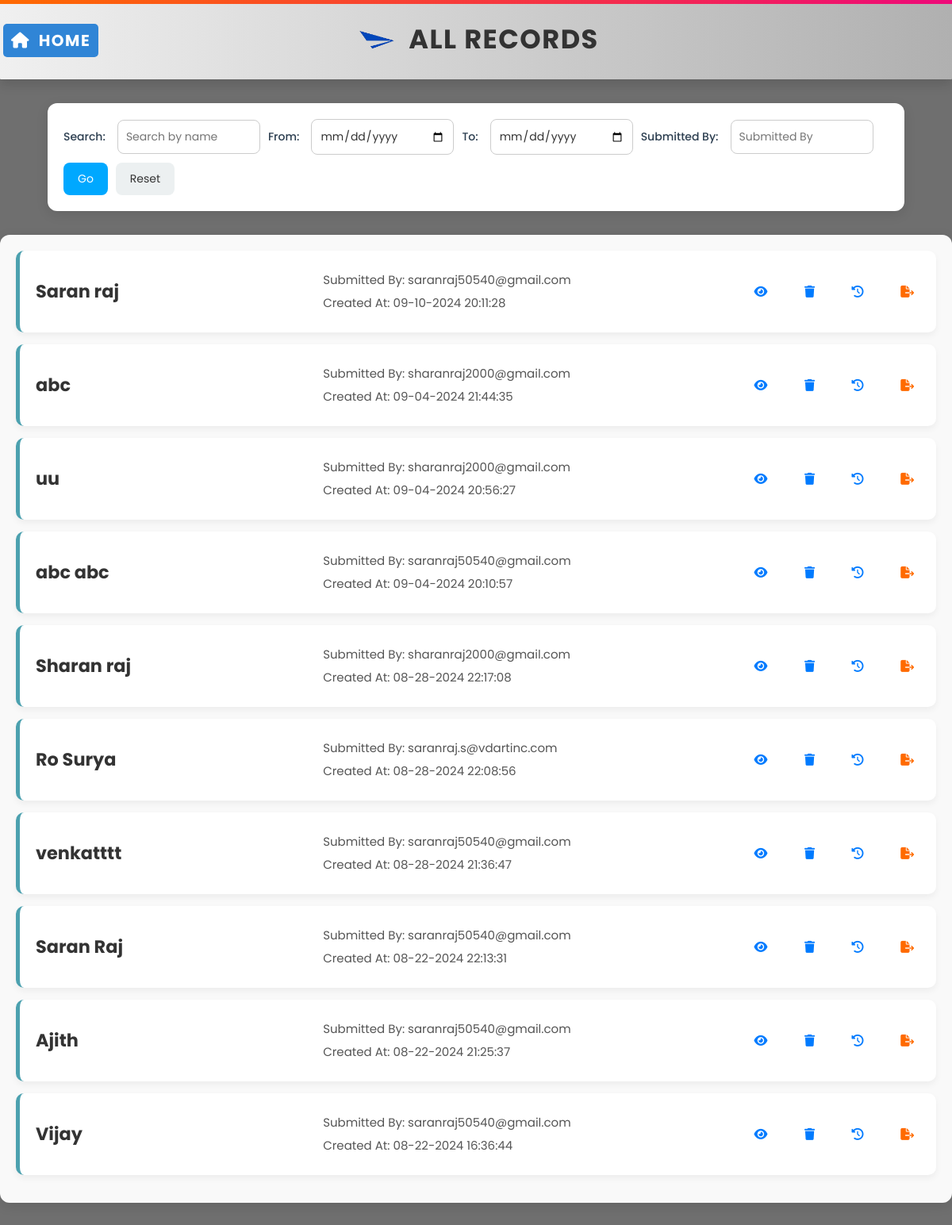
Page /testhistory.php (signed in) on the committed database.
### tables this page shows
CREATE TABLE `paperworkdetails` (
  `id` int(11) NOT NULL,
  `cfirstname` varchar(100) DEFAULT NULL,
  `clastname` varchar(100) DEFAULT NULL,
  `ceipalid` varchar(100) DEFAULT NULL,
  `clinkedinurl` varchar(255) DEFAULT NULL,
  `cdob` date DEFAULT NULL,
  `cmobilenumber` varchar(15) DEFAULT NULL,
  `cemail` varchar(255) DEFAULT NULL,
  `clocation` varchar(255) DEFAULT NULL,
  `chomeaddress` varchar(255) DEFAULT NULL,
  `cssn` varchar(4) DEFAULT NULL,
  `cwork_authorization_status` varchar(50) DEFAULT NULL,
  `cv_validate_status` varchar(50) DEFAULT NULL,
  `ccertifications` varchar(255) DEFAULT NULL,
  `coverall_experience` varchar(50) DEFAULT NULL,
  `crecent_job_title` varchar(100) DEFAULT NULL,
  `ccandidate_source` varchar(50) DEFAULT NULL,
  `cresume_attached` varchar(3) DEFAULT NULL,
  `cphoto_id_attached` varchar(3) DEFAULT NULL,
  `cwa_attached` varchar(3) DEFAULT NULL,
  `cany_other_specify` varchar(255) DEFAULT NULL,
  `employer_own_corporation` varchar(3) DEFAULT NULL,
  `employer_corporation_name` varchar(100) DEFAULT NULL,
  `fed_id_number` varchar(100) DEFAULT NULL,
  `contact_person_name` varchar(100) DEFAULT NULL,
  `contact_person_designation` varchar(100) DEFAULT NULL,
  `contact_person_address` varchar(255) DEFAULT NULL,
  `contact_person_phone_number` varchar(15) DEFAULT NULL,
  `contact_person_extension_number` varchar(15) DEFAULT NULL,
  `contact_person_email_id` varchar(255) DEFAULT NULL,
  `benchsale_recruiter_name` varchar(100) DEFAULT NULL,
  `benchsale_recruiter_phone_number` varchar(15) DEFAULT NULL,
  `benchsale_recruiter_extension_number` varchar(15) DEFAULT NULL,
  `benchsale_recruiter_email_id` varchar(255) DEFAULT NULL,
  `website_link` varchar(255) DEFAULT NULL,
  `employer_linkedin_url` varchar(255) DEFAULT NULL,
  `employer_type` varchar(100) DEFAULT NULL,
  `employer_corporation_name1` varchar(100) DEFAULT NULL,
  `fed_id_number1` varchar(100) DEFAULT NULL,
  `contact_person_name1` varchar(100) DEFAULT NULL,
  `contact_person_designation1` varchar(100) DEFAULT NULL,
  `contact_person_address1` varchar(100) DEFAULT NULL,
  `contact_person_phone_number1` varchar(100) DEFAULT NULL,
  `contact_person_extension_number1` varchar(100) DEFAULT NULL,
  `contact_person_email_id1` varchar(100) DEFAULT NULL,
  `collaboration_collaborate` varchar(3) DEFAULT NULL,
  `delivery_manager` varchar(100) DEFAULT NULL,
  `delivery_account_lead` varchar(100) DEFAULT NULL,
  `team_lead` varchar(100) DEFAULT NULL,
  `associate_team_lead` varchar(100) DEFAULT NULL,
  `business_unit` varchar(100) DEFAULT NULL,
  `client_account_lead` varchar(100) DEFAULT NULL,
  `associate_director_delivery` varchar(100) DEFAULT NULL,
  `delivery_manager1` varchar(100) DEFAULT NULL,
  `delivery_account_lead1` varchar(100) DEFAULT NULL,
  `team_lead1` varchar(100) DEFAULT NULL,
  `associate_team_lead1` varchar(100) DEFAULT NULL,
  `recruiter_name` varchar(100) DEFAULT NULL,
  `recruiter_employee_id` varchar(15) DEFAULT NULL,
  `pt_support` varchar(100) DEFAULT NULL,
  `pt_ownership` varchar(100) DEFAULT NULL,
  `coe_non_coe` varchar(10) DEFAULT NULL,
  `geo` varchar(100) DEFAULT NULL,
  `entity` varchar(100) DEFAULT NULL,
  `client` varchar(100) DEFAULT NULL,
  `client_manager` varchar(100) DEFAULT NULL,
  `client_manager_email_id` varchar(255) DEFAULT NULL,
  `end_client` varchar(100) DEFAULT NULL,
  `business_track` varchar(100) DEFAULT NULL,
  `industry` varchar(100) DEFAULT NULL,
  `experience_in_expertise_role` varchar(100) DEFAULT NULL,
  `job_code` varchar(100) DEFAULT NULL,
  `job_title` varchar(100) DEFAULT NULL,
  `primary_skill` varchar(100) DEFAULT NULL,
  `secondary_skill` varchar(100) DEFAULT NULL,
  `term` varchar(3) DEFAULT NULL,
  `duration` varchar(100) DEFAULT NULL,
  `project_location` varchar(100) DEFAULT NULL,
  `start_date` date DEFAULT NULL,
  `end_date` date DEFAULT NULL,
  `payrate` varchar(100) DEFAULT NULL,
  `clientrate` varchar(100) DEFAULT NULL,
  `margin` varchar(100) DEFAULT NULL,
  `vendor_fee` varchar(100) DEFAULT NULL,
  `margin_deviation_approval` varchar(3) DEFAULT NULL,
  `margin_deviation_reason` varchar(255) DEFAULT NULL,
  `ratecard_adherence` varchar(3) DEFAULT NULL,
  `ratecard_deviation_reason` varchar(255) DEFAULT NULL,
  `ratecard_deviation_approved` varchar(3) DEFAULT NULL,
  `payment_term` varchar(100) DEFAULT NULL,
  `payment_term_approval` varchar(3) DEFAULT NULL,
  `payment_term_deviation_reason` varchar(255) DEFAULT NULL,
  `type` varchar(100) DEFAULT NULL,
  `created_at` timestamp NOT NULL DEFAULT current_timestamp(),
  `submittedby` varchar(200) NOT NULL
);

### testhistory.php (the view, shortened to what this page needs)
<?php
require 'db.php';
$search = isset($_GET['search']) ? $_GET['search'] : '';
$startDate = isset($_GET['start_date']) ? $_GET['start_date'] : '';
$endDate = isset($_GET['end_date']) ? $_GET['end_date'] : '';
$submittedBy = isset($_GET['submitted_by']) ? $_GET['submitted_by'] : '';
$recordsPerPage = 10;
$page = isset($_GET['page']) ? (int)$_GET['page'] : 1;
$offset = ($page - 1) * $recordsPerPage;
?>
<!DOCTYPE html>
<html lang="en">
<head>
    <link rel="stylesheet" href="https://cdnjs.cloudflare.com/ajax/libs/font-awesome/6.0.0-beta3/css/all.min.css">
    <link rel="stylesheet" href="https://cdn.jsdelivr.net/npm/sweetalert2@11/dist/sweetalert2.min.css">
</head>
<body>
<h1 style="display: flex; align-items: center; justify-content: center; margin-bottom: 30px; padding: 20px; background: linear-gradient(90deg, #f0f0f0, #b0b0b0); color: #333333; border-radius: 1px; box-shadow: 0 6px 15px rgba(0, 0, 0, 0.15); font-size: 2.1em; letter-spacing: 1.5px; text-transform: uppercase; position: relative;">
    <a href="dashboard.php" class="back-button">
        <i class="fas fa-home"></i> Home
    </a>
    <div style="display: flex; align-items: center;">
        <img src="images1.png" alt="Image" style="width: 60px; height: auto; margin-right: 10px;">
        <span>All Records</span>
    </div>
</h1>
    <div class="form-container">
        <form id="filter-form" method="GET" action="">
            <label for="search">Search:</label>
            <input type="text" name="search" id="search" placeholder="Search by name" value="<?php echo htmlspecialchars($search); ?>">
            <label for="start_date">From:</label>
            <input type="date" name="start_date" id="start_date" value="<?php echo htmlspecialchars($startDate); ?>">
            <label for="end_date">To:</label>
            <input type="date" name="end_date" id="end_date" value="<?php echo htmlspecialchars($endDate); ?>">
            <label for="submitted_by">Submitted By:</label>
            <input type="text" name="submitted_by" placeholder="Submitted By" value="<?php echo htmlspecialchars($submittedBy); ?>">
            <button type="submit">Go</button>
            <button type="reset" id="reset-button">Reset</button>
        </form>
    </div>
    <?php
    $sql = "SELECT * FROM paperworkdetails WHERE 1=1";
    $sql .= " ORDER BY created_at DESC";
    $sql .= " LIMIT $offset, $recordsPerPage";
    $result = $conn->query($sql);
    ?>
    <?php if ($result->num_rows > 0): ?>
        <div class="record-container">
            <?php while ($row = $result->fetch_assoc()):
                $createdAt = isset($row['created_at']) ? new DateTime($row['created_at']) : null;
                $formattedDate = $createdAt ? $createdAt->format('m-d-Y H:i:s') : 'Not Available';
                $fullName = htmlspecialchars($row['cfirstname'] . ' ' . $row['clastname']);
            ?>
                <div class="record-list-item">
                    <div class="record-header"><strong><?php echo $fullName; ?></strong></div>
                    <div class="record-info">
                        <p>Submitted By: <span class="info"><?php echo htmlspecialchars($row['submittedby']); ?></span></p>
                        <p>Created At: <span class="info"><?php echo htmlspecialchars($formattedDate); ?></span></p>
                    </div>
                    <div class="record-footer">
                        <a href="testedit.php?id=<?php echo htmlspecialchars($row['id']); ?>" class="edit-record">
                            <i class="fas fa-eye" title="Edit"></i>
                        </a>
                        <span>&nbsp;&nbsp;</span>
                        <a href="#" class="delete-record" data-id="<?php echo htmlspecialchars($row['id']); ?>" onclick="confirmDelete(event, this)">
                            <i class="fas fa-trash" title="Delete"></i>
                        </a>
                        <span>&nbsp;&nbsp;</span>
                        <a href="#" class="view-history" data-id="<?php echo htmlspecialchars($row['id']); ?>">
                            <i class="fas fa-history" title="View History"></i>
                        </a>
                        <span>&nbsp;&nbsp;</span>
                        <a href="testexport1.php?id=<?php echo htmlspecialchars($row['id']); ?>" class="export-record">
                            <i class="fas fa-file-export" title="Export"></i>
                        </a>
                    </div>
                </div>
            <?php endwhile; ?>
        </div>
        <ul class="pagination">
        </ul>
    <?php else: ?>
        <p>No records found.</p>
    <?php endif; ?>
</body>
</html>

### testhistory.php (style rules this page uses)
* { margin: 0; padding: 0; box-sizing: border-box; font-family: 'Poppins', Arial, sans-serif; }
body { background-color: #6f6f6f; color: #6f6f6f; margin: 0; padding: 0; line-height: 1.6; }
h1::after { content: ''; position: absolute; top: 0; left: 0; width: 100%; height: 5px; background: linear-gradient(90deg, #ff6a00, #ee0979); animation: animate-bar 5s linear infinite; }
.form-container { padding: 20px; background-color: white; border-radius: 12px; box-shadow: 0 4px 15px rgba(0, 0, 0, 0.1); width: 90%; max-width: 1300px; margin: 0 auto 30px; display: flex; flex-wrap: wrap; gap: 15px; justify-content: space-between; }
form { display: flex; flex-wrap: wrap; gap: 10px; align-items: center; width: 100%; }
input[type="text"], input[type="date"] { padding: 10px; border: 1px solid #ccc; border-radius: 8px; font-size: 14px; color: #333; background-color: white; transition: box-shadow 0.3s ease; width: 100%; max-width: 180px; }
label { font-weight: 500; font-size: 14px; color: #2c3e50; margin-right: 5px; }
button[type="submit"], button[type="reset"] { padding: 10px 18px; background-color: #00a8ff; color: white; border: none; border-radius: 8px; cursor: pointer; font-size: 14px; transition: background-color 0.3s ease, transform 0.2s; }
button[type="reset"] { background-color: #ecf0f1; color: #333; }
.record-container { width: 100%; max-width: 1200px; margin: 0 auto; padding: 20px; border-radius: 12px; background-color: #f9f9f9; box-shadow: 0 4px 15px rgba(0, 0, 0, 0.1); transition: all 0.3s ease; }
.record-list-item { display: flex; justify-content: space-between; align-items: center; padding: 20px; margin-bottom: 15px; background-color: #ffffff; border-radius: 10px; box-shadow: 0 4px 8px rgba(0, 0, 0, 0.05); transition: transform 0.3s ease, box-shadow 0.3s ease; position: relative; border-left: 5px solid #4ca1af; cursor: pointer; }
.record-header { flex: 2; font-size: 1.4em; font-weight: 600; color: #333; }
.record-info { flex: 3; color: #555; font-size: 15px; }
.record-info p { margin: 5px 0; }
.record-footer { flex: 1; display: flex; justify-content: flex-end; align-items: center; gap: 15px; }
.record-footer a { text-decoration: none; font-size: 15px; color: #007BFF; transition: color 0.3s ease, transform 0.3s ease; }
.record-footer a i { margin-right: 8px; transition: transform 0.3s ease; }
.record-footer a:last-child { color: #ff6a00; }
.pagination { display: flex; justify-content: center; padding: 20px 0; list-style-type: none; }
.back-button { display: inline-block; padding: 5px 10px; background-color: #3085d6; color: white; text-decoration: none; border-radius: 5px; position: absolute; left: 0; top: 30px; font-size: 20px; margin-left: 4px; }
.back-button i { margin-right: 5px; font-size: 20px; }

### rows in the picture
paperworkdetails: fullName "Saran raj", submittedby "saranraj50540@gmail.com", created_at "09-10-2024 20:11:28"
paperworkdetails: fullName "abc", submittedby "sharanraj2000@gmail.com", created_at "09-04-2024 21:44:35"
paperworkdetails: fullName "uu", submittedby "sharanraj2000@gmail.com", created_at "09-04-2024 20:56:27"
paperworkdetails: fullName "abc abc", submittedby "saranraj50540@gmail.com", created_at "09-04-2024 20:10:57"
paperworkdetails: fullName "Sharan raj", submittedby "sharanraj2000@gmail.com", created_at "08-28-2024 22:17:08"
paperworkdetails: fullName "Ro Surya", submittedby "saranraj.s@vdartinc.com", created_at "08-28-2024 22:08:56"
paperworkdetails: fullName "venkatttt", submittedby "saranraj50540@gmail.com", created_at "08-28-2024 21:36:47"
paperworkdetails: fullName "Saran Raj", submittedby "saranraj50540@gmail.com", created_at "08-22-2024 22:13:31"
paperworkdetails: fullName "Ajith", submittedby "saranraj50540@gmail.com", created_at "08-22-2024 21:25:37"
paperworkdetails: fullName "Vijay", submittedby "saranraj50540@gmail.com", created_at "08-22-2024 16:36:44"
